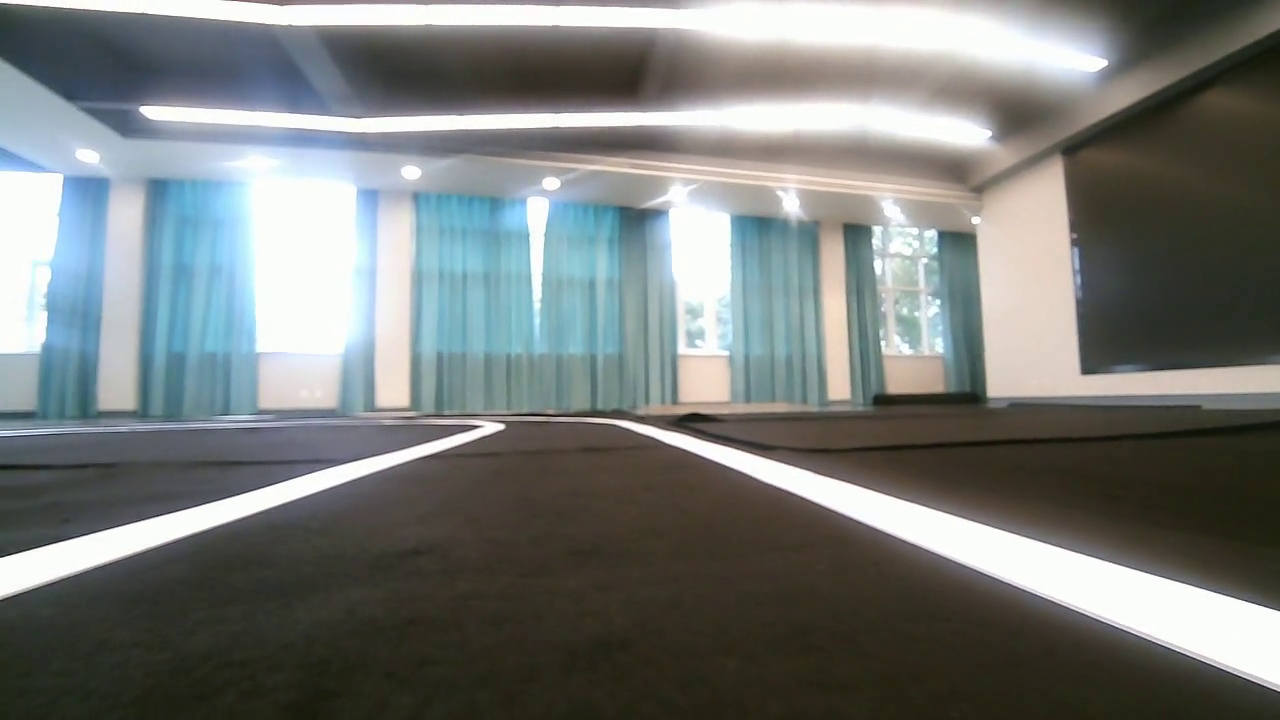
#> input picture frame 51 of challenge_video.mp4, 1280 x 720 px
$ python laneDetector_swbsm.py
#> lines starting #> are read from the running program, lines starting #| are printed output that depends on the picture; after the words box and inside, x2 and y2 are one past the last pixel; in counts of white or black regions, pixels touching at a corner belong together
#> further down, bgr_img is the input picture: shape (720, 1280, 3); mean B, G, R 121, 123.2, 119
#!/usr/bin/env python
# -*- coding: UTF-8 -*-

# import imutils
import cv2
import numpy as np
from math import sqrt
import matplotlib.pyplot as plt


def Highlight_lowpass(value, min=0, max=0.5, ratio=1.0):
    # 0 <= value <= 0.5
    new = ratio * value + (1 - ratio) * max

    return new


class VehicleDetector():

    def __init__(self):

        self.bgr_seg = 0.6  # 画面截取比例
        self.binary_lane_seg = 0.4  # 车道线检测线比例
        self.binary_pedroad_seg_01 = 0.2  # 斑马线检测线01比例
        self.binary_pedroad_seg_02 = 0.8  # 斑马线检测线02比例

        self.lane_with_redroad_W_threshold = 0.7
        self.pedroad_threshold = 0.25  # 斑马线白点阈值
        self.single_lane_threshold = 0.5  # 偏移量过大阈值
        self.theta = 0.15  # 车道线检测线宽度

        self.size = None

    def feedCap(self, bgr_img):
        org_img = bgr_img
        lower_yellow = np.array([15, 5, 241])  # 黄色阈值下界
        higher_yellow = np.array([158, 255, 255])  # 黄色阈值上界
        kernel = cv2.getStructuringElement(cv2.MORPH_RECT, (5, 5))  # 返回指定形状和尺寸的结构元素
        kernel2 = cv2.getStructuringElement(cv2.MORPH_RECT, (5, 5))
        # offset = None  # 车辆偏移量的估计值
        offset = 0
        PdeRoad_bool = [False, False]  # 斑马线检测线01、02是否检测到斑马线

        # 提取摄像头画面下半部分二值图
        H, W = bgr_img.shape[:2]
#> H = 360; W = 640
        # HSV
        img_hsv = cv2.cvtColor(bgr_img[int(H * self.bgr_seg):], cv2.COLOR_BGR2HSV)  # cvtcolor颜色空间转换
#> img_hsv: shape (144, 640, 3); mean H, S, V 37.7, 64, 79
        mask_yellow = cv2.inRange(img_hsv, lower_yellow, higher_yellow)  # 处于阈值内的像素值设置为白色，否则黑色
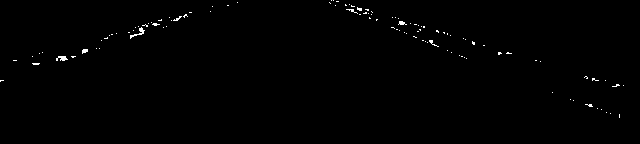
#> mask_yellow: shape (144, 640); 0.53% white in thin lines or dots, all inside (x1, y1, x2, y2) = (0, 0, 624, 118)
        # plt.imshow(img_hsv)
        # plt.show()
        _, binary_img_gray = cv2.threshold(
            cv2.cvtColor(bgr_img[int(H * self.bgr_seg):], cv2.COLOR_RGB2GRAY), 230
            , 255, cv2.THRESH_BINARY
        )  # 去噪，去掉很小或者很大像素值的像素点
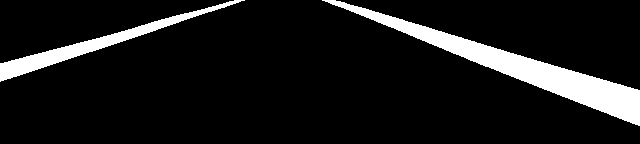
#> binary_img_gray: shape (144, 640); 9.9% white; 2 white regions, box (x1, y1, x2, y2) and area: (322, 0, 640, 126) 6522, (0, 0, 245, 82) 2608
        # 开运算2
        mask_yellow = cv2.morphologyEx(mask_yellow, cv2.MORPH_CLOSE, kernel, iterations=1)  # 形态学变化函数
#> mask_yellow: shape (144, 640); 0.81% white; 68 white regions (57 under 20 px), largest, box (x1, y1, x2, y2) and area: (345, 4, 373, 19) 160, (128, 19, 162, 39) 137, (56, 56, 68, 61) 49
        mask_yellow = cv2.medianBlur(mask_yellow, ksize=5)  # 使用中值滤波平滑图像
#> mask_yellow: shape (144, 640); 0.4% white; 12 white regions (7 under 20 px), largest, box (x1, y1, x2, y2) and area: (346, 4, 372, 16) 148, (138, 24, 148, 35) 60, (57, 56, 67, 61) 40, (329, 0, 338, 4) 30, (130, 32, 135, 37) 21
        mask_yellow = cv2.morphologyEx(mask_yellow, cv2.MORPH_OPEN, kernel, iterations=1)
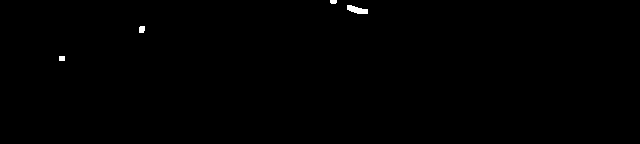
#> mask_yellow: shape (144, 640); 0.23% white; 4 white regions, box (x1, y1, x2, y2) and area: (347, 5, 368, 14) 121, (139, 26, 145, 33) 39, (59, 56, 65, 61) 30, (330, 0, 337, 4) 26
        # binary_img_gray = cv2.morphologyEx(binary_img_gray, cv2.MORPH_CLOSE, kernel2,iterations=1)
        binary_img_gray = cv2.medianBlur(binary_img_gray, ksize=5)
#> binary_img_gray: shape (144, 640); 9.9% white; 2 white regions, box (x1, y1, x2, y2) and area: (323, 0, 640, 126) 6523, (0, 0, 243, 82) 2608
        cv2.imshow("test", mask_yellow)
        cv2.imshow('test2', binary_img_gray)
        cv2.line(bgr_img, (0, int(H * self.bgr_seg)),
                 (W, int(H * self.bgr_seg)), (0, 0, 255), 2)

        # 人行横道检测01
        binary_pedroad_seg_H_01 = int(
            binary_img_gray.shape[0] * self.binary_pedroad_seg_01)  # shape[0]图像高度
#> binary_pedroad_seg_H_01 = 28
        bgr_pedroad_seg_H_01 = int(H * self.bgr_seg) + binary_pedroad_seg_H_01
#> bgr_pedroad_seg_H_01 = 244
        pedroad_seg_mask_01 = binary_img_gray[binary_pedroad_seg_H_01]
#> pedroad_seg_mask_01 = 640 values, max 255 at index 132, min 0 at index 0, mean 26.7

        # 人行横道检测02
        binary_pedroad_seg_H_02 = int(
            binary_img_gray.shape[0] * self.binary_pedroad_seg_02)
#> binary_pedroad_seg_H_02 = 115
        bgr_pedroad_seg_H_02 = int(H * self.bgr_seg) + binary_pedroad_seg_H_02
#> bgr_pedroad_seg_H_02 = 331
        pedroad_seg_mask_02 = binary_img_gray[binary_pedroad_seg_H_02]
#> pedroad_seg_mask_02 = 640 values from 0 to 255

        # 是否有人行横道01
        pedroad_ratio_01 = float(np.sum(pedroad_seg_mask_01 == 255)) / float(pedroad_seg_mask_01.shape[0])
#> pedroad_ratio_01 = 0.105
        if pedroad_ratio_01 > self.pedroad_threshold:
            cv2.line(bgr_img, (0, bgr_pedroad_seg_H_01), (W, bgr_pedroad_seg_H_01), (0, 255, 0), 2)
            PdeRoad_bool[1] = True
            cv2.putText(bgr_img, 'Pedestrain Road!', (10, 80), cv2.FONT_HERSHEY_COMPLEX, 0.7, (255, 0, 0), 2)
        else:
            cv2.line(bgr_img, (0, bgr_pedroad_seg_H_01), (W, bgr_pedroad_seg_H_01), (255, 0, 0), 2)
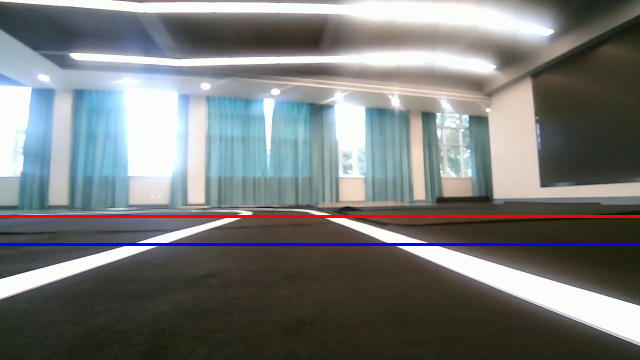
#> bgr_img: shape (360, 640, 3); mean B, G, R 121.8, 121.8, 119.7

        # 是否有人行横道02
        PdeRoad_bool[0] = False
        # pedroad_ratio_02 = float(
        #    np.sum(pedroad_seg_mask_02 == 255))/float(pedroad_seg_mask_02.shape[0])
        # if pedroad_ratio_02 > self.pedroad_threshold:
        #    cv2.line(bgr_img, (0, bgr_pedroad_seg_H_02),
        #             (W, bgr_pedroad_seg_H_02), (0, 255, 0), 2)
        #    PdeRoad_bool[0] = True
        #    cv2.putText(bgr_img, 'Pedestrain Road!', (10, 80),
        #                cv2.FONT_HERSHEY_COMPLEX, 0.7, (255, 0, 0), 2)
        # else:
        #    cv2.line(bgr_img, (0, bgr_pedroad_seg_H_02),
        #             (W, bgr_pedroad_seg_H_02), (255, 0, 0), 2)

        # 车道线检测
        binary_lane_seg_H = int(mask_yellow.shape[0] * self.binary_lane_seg)
#> binary_lane_seg_H = 57
        bgr_lane_seg_H = int(H * self.bgr_seg) + binary_lane_seg_H
#> bgr_lane_seg_H = 273

        start = -int(mask_yellow.shape[0] * self.theta) + binary_lane_seg_H
#> start = 36
        end = int(mask_yellow.shape[0] * self.theta) + binary_lane_seg_H
#> end = 78

        binary_results = np.vstack([mask_yellow, binary_img_gray])
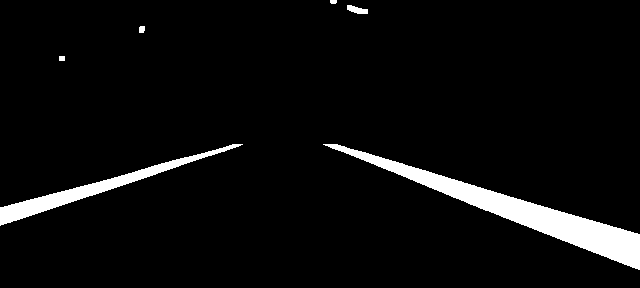
#> binary_results: shape (288, 640); 5.1% white; 6 white regions, box (x1, y1, x2, y2) and area: (323, 144, 640, 270) 6523, (0, 144, 243, 226) 2608, (347, 5, 368, 14) 121, (139, 26, 145, 33) 39, (59, 56, 65, 61) 30, (330, 0, 337, 4) 26

        if self.size is None:
            self.size = (bgr_img.shape[1], bgr_img.shape[0])
#> self.size = (640, 360)
            fourcc = cv2.VideoWriter_fourcc('m', 'p', '4', 'v')  # opencv3.0
            self.videoWriter = cv2.VideoWriter('/home/pi/result.mp4', fourcc, 5, self.size)  # 保存视频
            # self.videoWriter = cv2.VideoWriter(
            #   './result.mp4', fourcc, 5, self.size)

        # 是否有车道线
        if np.sum(mask_yellow[start:end] == 255) == 0:
            cv2.putText(bgr_img, 'No Lane Detected!', (10, 40), cv2.FONT_HERSHEY_COMPLEX, 0.7, (255, 0, 0), 2)
            cv2.rectangle(bgr_img, (0, start + int(H * self.bgr_seg)), (W, end + int(H * self.bgr_seg)), (0, 0, 200),
                          -1)
            # self.videoWriter.write(bgr_img)
            return binary_results, bgr_img, offset, PdeRoad_bool, 0

        if PdeRoad_bool[1] or PdeRoad_bool[0]:
            # 如果有斑马线，只检测右侧车道
            seg_W = int(mask_yellow.shape[1] * self.lane_with_redroad_W_threshold)
            lane_seg_mask = np.where(mask_yellow[start:end, seg_W:] == 255)[1]  # 返回符合条件的索引
            if np.sum(mask_yellow[start:end, seg_W:] == 255) == 0:
                cv2.putText(bgr_img, 'No Lane Detected!', (10, 40), cv2.FONT_HERSHEY_COMPLEX, 0.7, (255, 0, 0), 2)
                cv2.rectangle(bgr_img, (0, start + int(H * self.bgr_seg)), (W, end + int(H * self.bgr_seg)),
                              (0, 0, 200), -1)
                return binary_results, bgr_img, offset, PdeRoad_bool, 0
            lane_left = np.max(lane_seg_mask) + seg_W
            lane_right = lane_left
            lane_center = lane_left
            cv2.rectangle(bgr_img, (seg_W, start + int(H * self.bgr_seg)), (W, end + int(H * self.bgr_seg)),
                          (0, 255, 0), -1)
            cv2.rectangle(bgr_img, (0, start + int(H * self.bgr_seg)), (seg_W, end + int(H * self.bgr_seg)),
                          (0, 0, 200), -1)
        else:
            # if True:
            lane_seg_mask = np.where(mask_yellow[start:end] == 255)[1]
#> lane_seg_mask = 30 values, max 64 at index 5, min 59 at index 0, mean 61.5
            lane_left = np.min(lane_seg_mask)
#> lane_left = 59
            lane_right = np.max(lane_seg_mask)
#> lane_right = 64
            lane_center = (lane_left + lane_right) / 2
#> lane_center = 61.5
            cv2.rectangle(bgr_img, (0, start + int(H * self.bgr_seg)), (W, end + int(H * self.bgr_seg)), (0, 255, 0),
                          -1)

        cv2.circle(bgr_img, (lane_left, bgr_lane_seg_H), 3, (0, 0, 255), 2)  # cv2.circle根据给定的圆心半径画圆
#> bgr_img: shape (360, 640, 3); mean B, G, R 111.5, 141.1, 108.1
        cv2.circle(bgr_img, (lane_right, bgr_lane_seg_H), 3, (0, 0, 255), 2)
#> bgr_img: shape (360, 640, 3); mean B, G, R 111.5, 141, 108.2
        cv2.circle(bgr_img, (int(lane_center), bgr_lane_seg_H), 5, (0, 0, 255), -1)
#> bgr_img: shape (360, 640, 3); mean B, G, R 111.5, 141, 108.2

        if lane_right - lane_left < W * self.single_lane_threshold:
            offset = float(lane_center - W / 2) / float(W)
#> offset = -0.404
            if offset > 0:
                offset = Highlight_lowpass(0.5 - offset)
                # offset = sqrt(offset * 2) / 2
            else:
                offset = -(Highlight_lowpass(0.5 - abs(offset)))
#> offset = -0.0961
                # offset = - sqrt(offset * 2) / 2
            if lane_center > W / 2:
                text = 'Too lane_right:{:.4f}'.format(offset)
            else:
                text = 'Too lane_left:{:.4f}'.format(offset)
#> text = 'Too lane_left:-0.0961'
            cv2.putText(bgr_img, text, (10, 50), cv2.FONT_HERSHEY_COMPLEX, 0.7, (255, 0, 0), 2)
        else:
            offset = float(lane_center - W / 2) / float(W)
            cv2.putText(bgr_img, 'lane_center Offset:{:.4f}'.format(offset), (10, 50), cv2.FONT_HERSHEY_COMPLEX, 0.7,
                        (255, 0, 0), 2)

        ratio_info = 'ratio_1:{:.3f} '.format(pedroad_ratio_01)
#> ratio_info = 'ratio_1:0.105 '
        cv2.putText(bgr_img, ratio_info, (10, 20), cv2.FONT_HERSHEY_COMPLEX, 0.7, (255, 0, 0), 2)
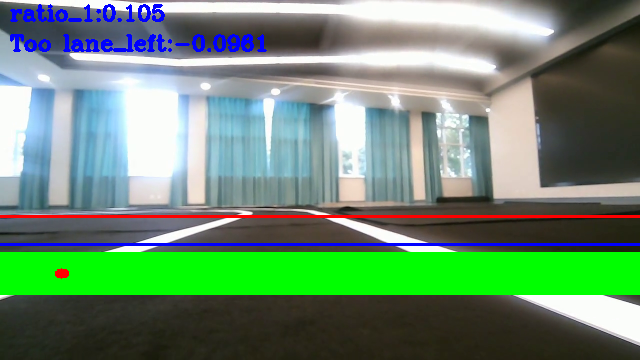
#> bgr_img: shape (360, 640, 3); mean B, G, R 113.4, 139.6, 106.9

        # self.videoWriter.write(bgr_img)
        return binary_results, bgr_img, offset, PdeRoad_bool, 1


if __name__ == '__main__':

    name = 'demo'
    # path = 'output.avi'
    path = 'challenge_video.mp4'

    det = VehicleDetector()
    cap = cv2.VideoCapture(path)
    # cap = cv2.VideoCapture(0)
    fps = int(cap.get(5))  # 获取帧速率
    print('fps:', fps)
    t = int(1000 / fps)

    size = None
    car = None

    while True:
        # try:
        _, bgr_img = cap.read()
        if bgr_img is None:
            break

        bgr_img = cv2.resize(bgr_img, None, fx=0.5, fy=0.5)

        result, bgr_img, offset, _, _ = det.feedCap(bgr_img)
#> offset = -0.0961
        result = cv2.merge([result, result, result])  # 图像通道合并
        result = np.vstack([bgr_img, result])  # 数据拼接
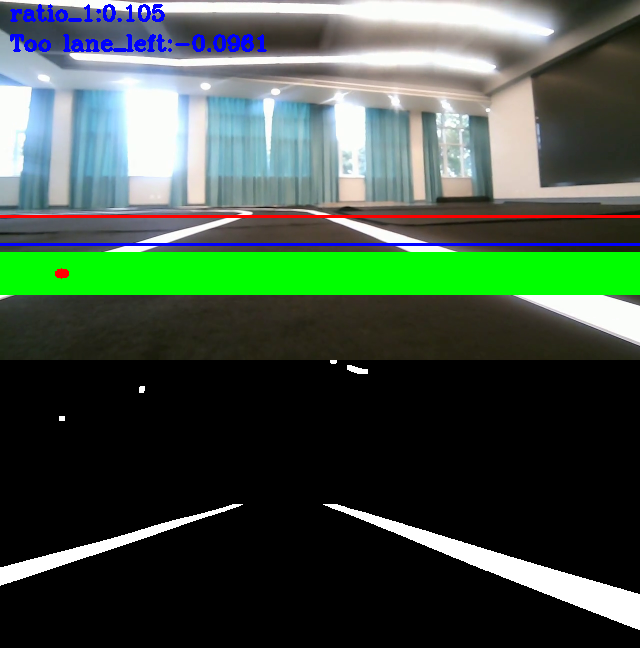
#> result: shape (648, 640, 3); mean B, G, R 68.8, 83.3, 65.1
        cv2.imshow(name, result)
        cv2.waitKey(t)
        if cv2.getWindowProperty(name, cv2.WND_PROP_AUTOSIZE) < 1:
            break

    cap.release()

$ run again, starting later in the video
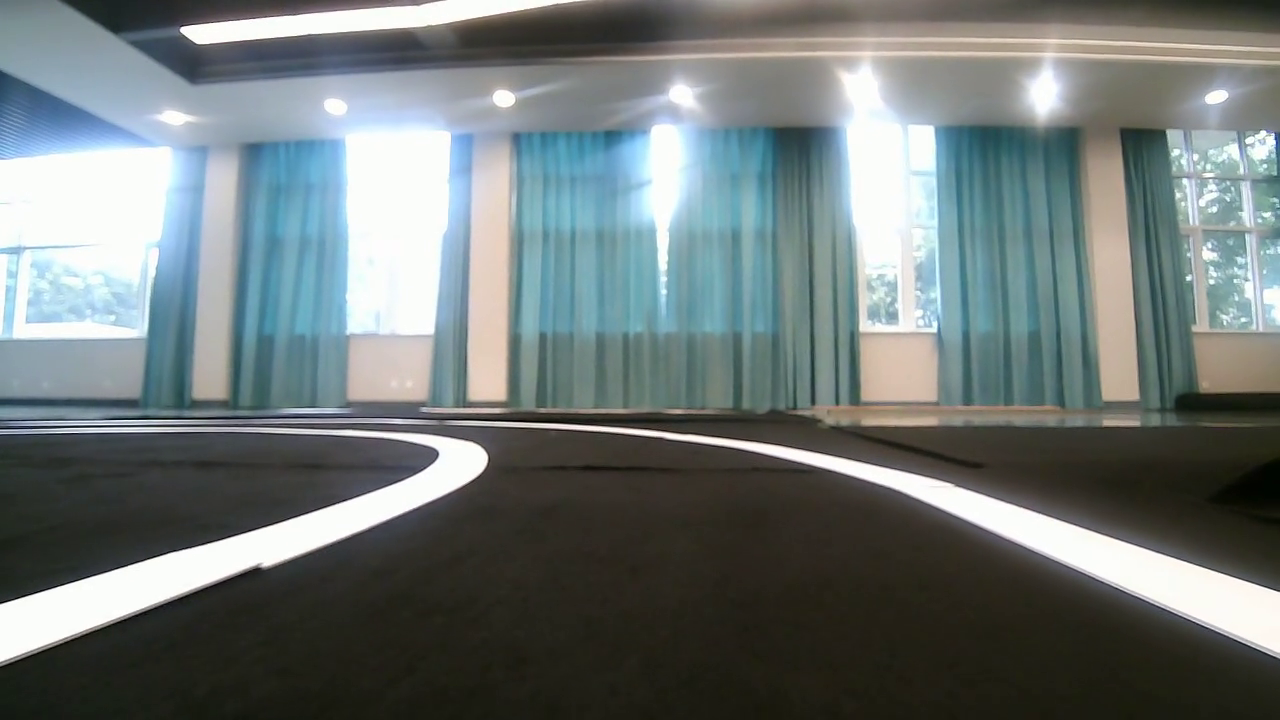
#> input picture frame 232 of challenge_video.mp4, 1280 x 720 px
#> bgr_img is the input picture: shape (720, 1280, 3); mean B, G, R 119.4, 119.9, 110.9
#> img_hsv: shape (144, 640, 3); mean H, S, V 37.7, 58.7, 67.2
#> in feedCap, `mask_yellow = cv2.inRange(img_hsv, lower_yellow, higher_yellow)`:
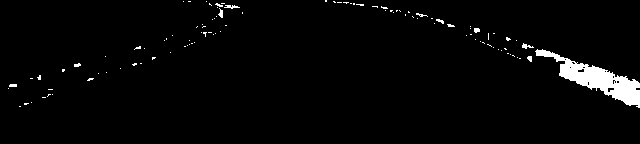
#> mask_yellow: shape (144, 640); 2.7% white; 104 white regions (94 under 20 px), largest, box (x1, y1, x2, y2) and area: (535, 49, 640, 108) 1895, (224, 5, 240, 9) 36, (522, 43, 534, 49) 34
#> pedroad_seg_mask_01 = 640 values, max 255 at index 192, min 0 at index 0, mean 26.7
#> pedroad_seg_mask_02 = 640 values from 0 to 0
#> pedroad_ratio_01 = 0.105
#> binary_results: shape (288, 640); 6.2% white; 8 white regions (1 under 20 px), largest, box (x1, y1, x2, y2) and area: (0, 145, 243, 258) 5013, (370, 149, 640, 254) 4229, (556, 56, 640, 107) 1905
#> lane_seg_mask = 890 values, max 626 at index 889, min 536 at index 6, mean 577.5
#> lane_left = 536
#> lane_right = 626
#> lane_center = 581
#> in feedCap, `offset = float(lane_center - W / 2) / float(W)`: offset = 0.408
#> in feedCap, `offset = Highlight_lowpass(0.5 - offset)`: offset = 0.0922
#> text = 'Too lane_right:0.0922'
#> ratio_info = 'ratio_1:0.105 '
#> `result, bgr_img, offset, _, _ = det.feedCap(bgr_img)`: offset = 0.0922
#> `result = np.vstack([bgr_img, result])`:
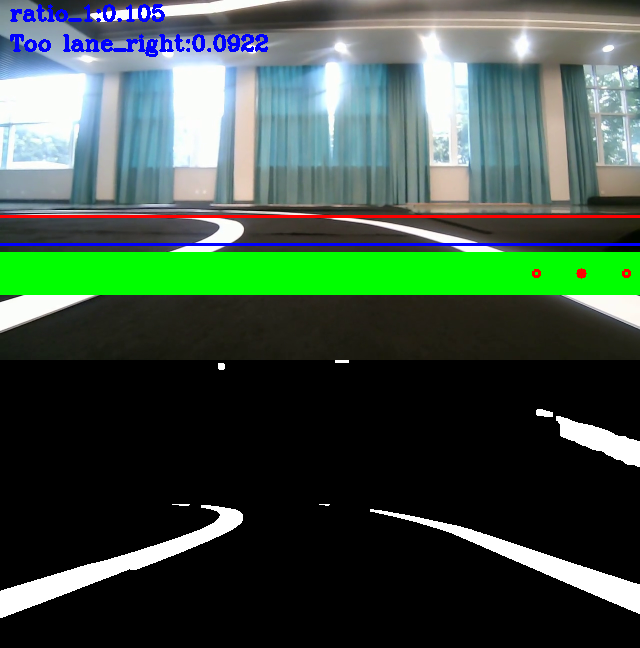
#> result: shape (648, 640, 3); mean B, G, R 69.4, 82.9, 62.4
